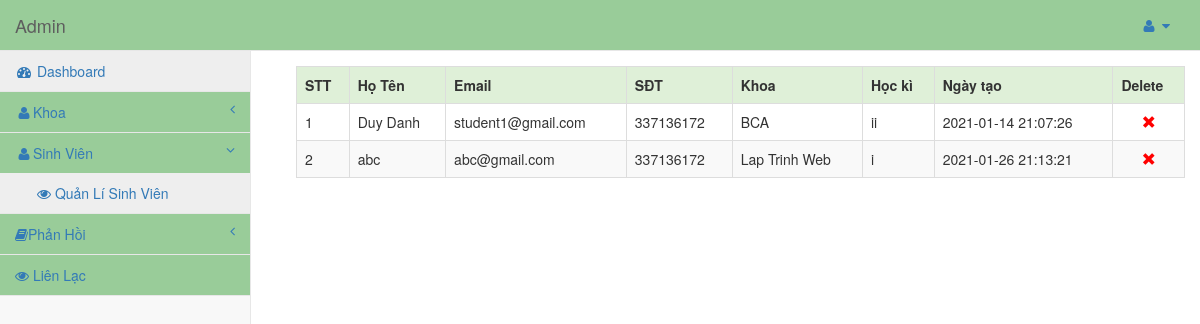
The app's page /admin/dashboard.php?info=display_student (signed in) with its own data.
### tables this page shows
CREATE TABLE `user` (
  `id` int(11) NOT NULL,
  `name` char(40) NOT NULL,
  `email` varchar(40) NOT NULL,
  `pass` varchar(40) NOT NULL,
  `mobile` bigint(11) NOT NULL,
  `specialized` varchar(20) NOT NULL,
  `semester` varchar(10) NOT NULL,
  `gender` varchar(40) NOT NULL,
  `hobbies` varchar(40) NOT NULL,
  `image` varchar(50) NOT NULL,
  `dob` date NOT NULL,
  `regid` varchar(20) NOT NULL
);

### admin/display_student.php (the view, shortened to what this page needs)
<?php
	echo "<table class='table table-responsive table-bordered table-striped table-hover' style=margin:15px;>";
	echo "<tr class='success'>";
	echo "<th>STT</th>";
	echo "<th>Họ Tên</th>";
	echo "<th>Email</th>";
	echo "<th>SĐT</th>";
	echo "<th>Khoa</th>";
	echo "<th>Học kì</th>";
	echo "<th>Ngày tạo</th>";
	echo "<th>Delete</th>";
	echo "</tr>";
	$i=1;
	$que=mysqli_query($conn,"select * from user");
	while($row=mysqli_fetch_array($que))
	{
		echo "<tr>";
		echo "<td>".$i."</td>";
		echo "<td>".$row['name']."</td>";
		echo "<td>".$row['email']."</td>";
		echo "<td>".$row['mobile']."</td>";
		echo "<td>".$row['specialized']."</td>";
		echo "<td>".$row['semester']."</td>";
		echo "<td>".$row['regid']."</td>";
		echo "<td class='text-center'><a href='#' onclick='deletes($row[id])'><span class='glyphicon glyphicon-remove' style=color:red;></span></a></td>";
		echo "</tr>";
		$i++;
	}
?>

### css/sb-admin-2.css (style rules this page uses)
body { background-color: #f8f8f8; }

### records on screen
user: name "Duy Danh", email "student1@gmail.com", mobile "337136172", specialized "BCA", semester "ii", regid "2021-01-14 21:07:26"
user: name "abc", email "abc@gmail.com", mobile "337136172", specialized "Lap Trinh Web", semester "i", regid "2021-01-26 21:13:21"
